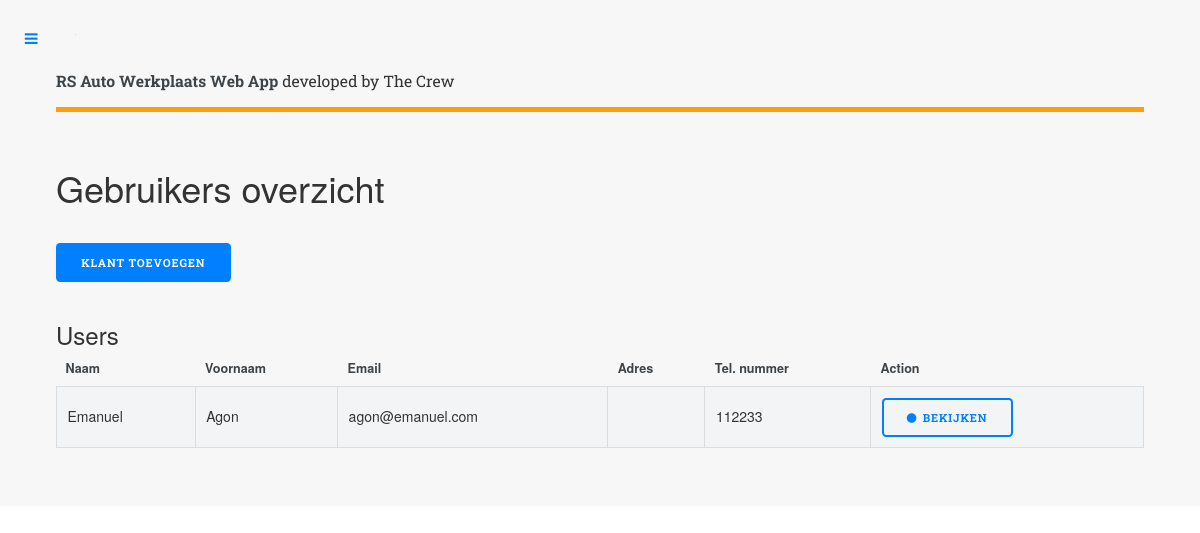
Before: /overview_clients.php with the older database file.
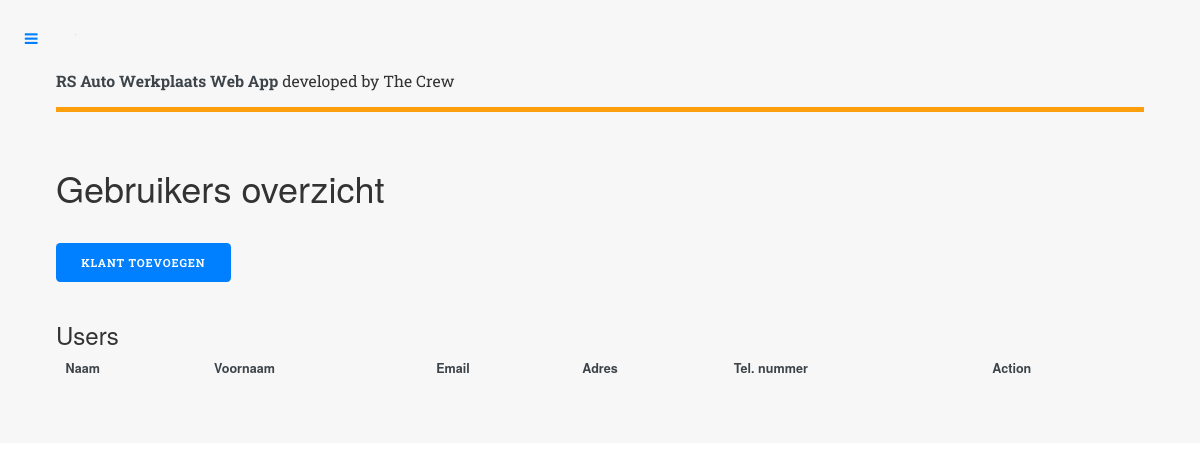
After: the same page with the newer database file.
### tables this page shows
CREATE TABLE `users` (
  `id` int(11) NOT NULL AUTO_INCREMENT,
  `user_role_id` int(11) NOT NULL,
  `firstname` varchar(255) NOT NULL,
  `lastname` varchar(255) NOT NULL,
  `address` varchar(255) NOT NULL,
  `email` varchar(255) NOT NULL,
  `phone` varchar(255) NOT NULL,
  `image` varchar(255) NOT NULL DEFAULT '0',
  `password` varchar(255) NOT NULL,
  `created_at` timestamp NOT NULL DEFAULT CURRENT_TIMESTAMP,
  PRIMARY KEY (`id`)
);

### overview_clients.php (the view, shortened to what this page needs)
<?php
	require 'includes/head.php';
	require 'backend/db.php';
?>
<div id="wrapper">
		<div id="main">
			<div class="inner">
					<?php
						require 'includes/header.php';
					?>
					<section>
						<header class="main">
							<h1>Gebruikers overzicht</h1>
						</header>
						<a href="#" class="button special">Klant  toevoegen</a>
							<br><br>
						<div class="row 200%">
							<div class="12u 12u$(medium)">
								<h3>Users</h3>
								<div class="table-wrapper">
									<table class="alt">
										<thead>
											<tr>
												<th>Naam</th>
												<th>Voornaam</th>
												<th>Email</th>
												<th>Adres</th>
												<th>Tel. nummer</th>
												<th>Action</th>
											</tr>
										</thead>
										<tbody>
											<?php
												$sql = "SELECT * FROM users WHERE user_role_id = 0";
												$query = $conn->query($sql);
												while ($result = $query->fetch_assoc()) {
													$id = $result['id'];
													$firstname = $result['firstname'];
													$lastname = $result['lastname'];
													$email = $result['email'];
													$address = $result['address'];
													$phone = $result['phone'];
											?>
											<tr>
												<td><?php echo $lastname; ?></td>
												<td><?php echo $firstname; ?></td>
												<td><?php echo $email; ?></td>
												<td><?php echo $address; ?></td>
												<td><?php echo $phone; ?></td>
												<td><a href="view_user.php?id=<?php echo $id; ?>" class="button icon fa-circle">Bekijken</a></td>
											</tr>
											<?php
												}
											?>
										</tbody>
									</table>
								</div>
							</div>
						</div>
					</section>
			</div>
		</div>
</div>
<?php
	require 'includes/foot.php';
?>

Changed rows visible on the page:
removed users: lastname "Emanuel", firstname "Agon", email "agon@emanuel.com", phone "112233"
